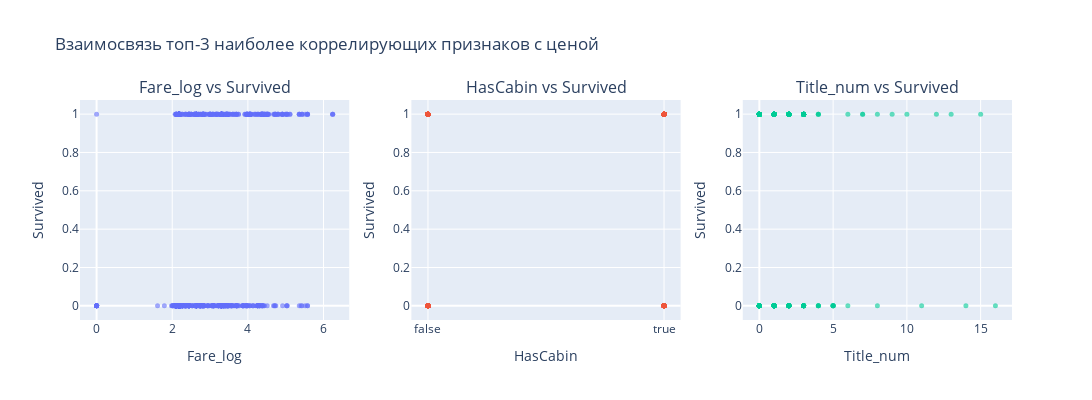

Notebook code cell kept with this figure:
### Code cell
# Анализ самых значимых признаков (топ-3 кроме самой цены)
# target_correlation.index[1:4]: берем индексы с 1 по 3 (исключая Survived на позиции 0)
top_features = target_correlation.index[1:4]
print(top_features)
top_abs = abs_correlation.index[:5]
print(top_abs)

# Создание subplots с 1 строкой и 3 колонками
# subplot_titles: заголовки для каждого subplot
fig = make_subplots(rows=1, 
                    cols=len(top_features),
                    subplot_titles=[f"{feat} vs Survived" for feat in top_features])

# Добавление scatter plots для каждого признака
for i, feature in enumerate(top_features, 1):  # enumerate начинается с 1 для нумерации колонок
    fig.add_trace(
        go.Scatter(
            x=df[feature],  # данные по оси X (признак)
            y=df['Survived'],   # данные по оси Y (цена)
            mode='markers', # режим отображения - точки
            name=feature,   # название для легенды
            marker=dict(size=5, opacity=0.6)  # настройки маркеров: размер и прозрачность
        ),
        row=1, col=i  # позиция в subplot
    )
    fig.update_xaxes(title_text=feature, row=1, col=i)  # подпись оси X
    fig.update_yaxes(title_text="Survived", row=1, col=i)   # подпись оси Y

fig.update_layout(
    height=400,      # высота графика
    width=1200,      # ширина графика
    title_text="Взаимосвязь топ-3 наиболее коррелирующих признаков с ценой",
    showlegend=False # скрыть легенду (не нужна для отдельных графиков)
)
fig.show()

### Figure 1 — Plotly figure (JSON) as saved in the notebook; plotly's stock layout.template omitted (floating-point values rounded to 4 significant figures; data arrays with more than 128 entries replaced by an {"elided": "..."} marker saying what was removed)
{"data": [{"marker": {"opacity": 0.6, "size": 5}, "mode": "markers", "name": "Fare_log", "type": "scatter", "x": {"elided": "891 float values"}, "xaxis": "x", "y": {"elided": "891 int values"}, "yaxis": "y"}, {"marker": {"opacity": 0.6, "size": 5}, "mode": "markers", "name": "HasCabin", "type": "scatter", "x": {"elided": "891 bool values"}, "xaxis": "x2", "y": {"elided": "891 int values"}, "yaxis": "y2"}, {"marker": {"opacity": 0.6, "size": 5}, "mode": "markers", "name": "Title_num", "type": "scatter", "x": {"elided": "891 int values"}, "xaxis": "x3", "y": {"elided": "891 int values"}, "yaxis": "y3"}], "layout": {"annotations": [{"font": {"size": 16}, "showarrow": false, "text": "Fare_log vs Survived", "x": 0.1444, "xanchor": "center", "xref": "paper", "y": 1, "yanchor": "bottom", "yref": "paper"}, {"font": {"size": 16}, "showarrow": false, "text": "HasCabin vs Survived", "x": 0.5, "xanchor": "center", "xref": "paper", "y": 1, "yanchor": "bottom", "yref": "paper"}, {"font": {"size": 16}, "showarrow": false, "text": "Title_num vs Survived", "x": 0.8556, "xanchor": "center", "xref": "paper", "y": 1, "yanchor": "bottom", "yref": "paper"}], "height": 400, "showlegend": false, "title": {"text": "Взаимосвязь топ-3 наиболее коррелирующих признаков с ценой"}, "width": 1200, "xaxis": {"anchor": "y", "domain": [0, 0.2889], "title": {"text": "Fare_log"}}, "xaxis2": {"anchor": "y2", "domain": [0.3556, 0.6444], "title": {"text": "HasCabin"}}, "xaxis3": {"anchor": "y3", "domain": [0.7111, 1], "title": {"text": "Title_num"}}, "yaxis": {"anchor": "x", "domain": [0, 1], "title": {"text": "Survived"}}, "yaxis2": {"anchor": "x2", "domain": [0, 1], "title": {"text": "Survived"}}, "yaxis3": {"anchor": "x3", "domain": [0, 1], "title": {"text": "Survived"}}}}
